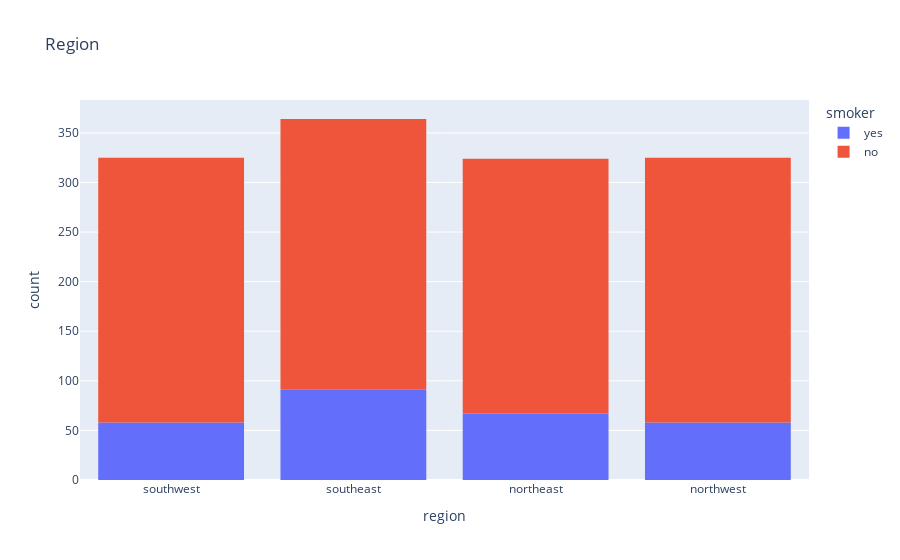
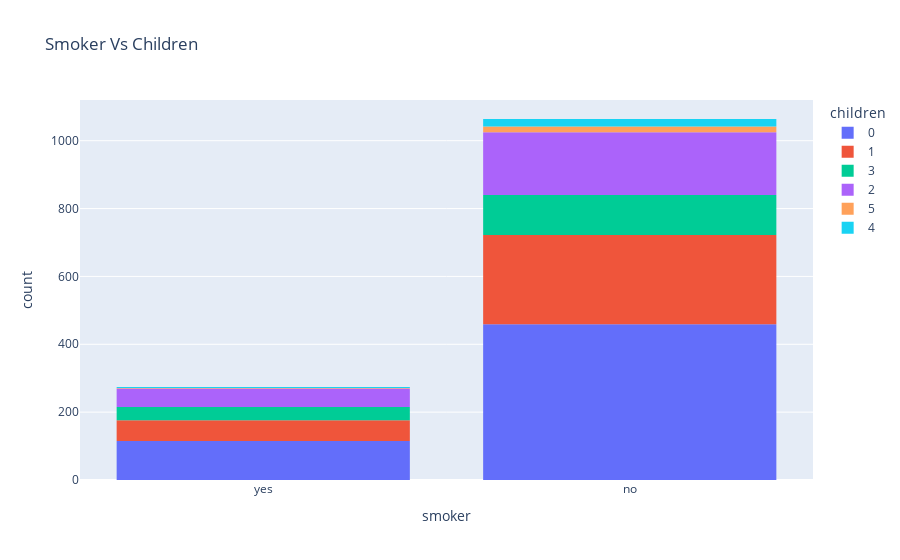

The notebook cell these images were saved under, in order:
### Markdown cell above
Summary:
* Around 20% of the customers have been reported to be smokers.
* More smokers amongst the males than females.

### Code cell
px.histogram(df, x="region", color="smoker", title="Region").show()
px.histogram(df, x="smoker", color="children", title="Smoker Vs Children").show()

### Figure 1 — Plotly figure (JSON) as saved in the notebook; plotly's stock layout.template omitted (floating-point values rounded to 4 significant figures; data arrays with more than 128 entries replaced by an {"elided": "..."} marker saying what was removed)
{"data": [{"alignmentgroup": "True", "bingroup": "x", "hovertemplate": "smoker=yes<br>region=%{x}<br>count=%{y}<extra></extra>", "legendgroup": "yes", "marker": {"color": "#636efa", "pattern": {"shape": ""}}, "name": "yes", "offsetgroup": "yes", "orientation": "v", "showlegend": true, "type": "histogram", "x": {"elided": "274 str values"}, "xaxis": "x", "yaxis": "y"}, {"alignmentgroup": "True", "bingroup": "x", "hovertemplate": "smoker=no<br>region=%{x}<br>count=%{y}<extra></extra>", "legendgroup": "no", "marker": {"color": "#EF553B", "pattern": {"shape": ""}}, "name": "no", "offsetgroup": "no", "orientation": "v", "showlegend": true, "type": "histogram", "x": {"elided": "1064 str values"}, "xaxis": "x", "yaxis": "y"}], "layout": {"barmode": "relative", "legend": {"title": {"text": "smoker"}, "tracegroupgap": 0}, "title": {"text": "Region"}, "xaxis": {"anchor": "y", "domain": [0, 1], "title": {"text": "region"}}, "yaxis": {"anchor": "x", "domain": [0, 1], "title": {"text": "count"}}}}

### Figure 2 — Plotly figure (JSON) as saved in the notebook; plotly's stock layout.template omitted (floating-point values rounded to 4 significant figures; data arrays with more than 128 entries replaced by an {"elided": "..."} marker saying what was removed)
{"data": [{"alignmentgroup": "True", "bingroup": "x", "hovertemplate": "children=0<br>smoker=%{x}<br>count=%{y}<extra></extra>", "legendgroup": "0", "marker": {"color": "#636efa", "pattern": {"shape": ""}}, "name": "0", "offsetgroup": "0", "orientation": "v", "showlegend": true, "type": "histogram", "x": {"elided": "574 str values"}, "xaxis": "x", "yaxis": "y"}, {"alignmentgroup": "True", "bingroup": "x", "hovertemplate": "children=1<br>smoker=%{x}<br>count=%{y}<extra></extra>", "legendgroup": "1", "marker": {"color": "#EF553B", "pattern": {"shape": ""}}, "name": "1", "offsetgroup": "1", "orientation": "v", "showlegend": true, "type": "histogram", "x": {"elided": "324 str values"}, "xaxis": "x", "yaxis": "y"}, {"alignmentgroup": "True", "bingroup": "x", "hovertemplate": "children=3<br>smoker=%{x}<br>count=%{y}<extra></extra>", "legendgroup": "3", "marker": {"color": "#00cc96", "pattern": {"shape": ""}}, "name": "3", "offsetgroup": "3", "orientation": "v", "showlegend": true, "type": "histogram", "x": {"elided": "157 str values"}, "xaxis": "x", "yaxis": "y"}, {"alignmentgroup": "True", "bingroup": "x", "hovertemplate": "children=2<br>smoker=%{x}<br>count=%{y}<extra></extra>", "legendgroup": "2", "marker": {"color": "#ab63fa", "pattern": {"shape": ""}}, "name": "2", "offsetgroup": "2", "orientation": "v", "showlegend": true, "type": "histogram", "x": {"elided": "240 str values"}, "xaxis": "x", "yaxis": "y"}, {"alignmentgroup": "True", "bingroup": "x", "hovertemplate": "children=5<br>smoker=%{x}<br>count=%{y}<extra></extra>", "legendgroup": "5", "marker": {"color": "#FFA15A", "pattern": {"shape": ""}}, "name": "5", "offsetgroup": "5", "orientation": "v", "showlegend": true, "type": "histogram", "x": ["no", "no", "no", "no", "no", "no", "no", "no", "no", "no", "no", "no", "no", "yes", "no", "no", "no", "no"], "xaxis": "x", "yaxis": "y"}, {"alignmentgroup": "True", "bingroup": "x", "hovertemplate": "children=4<br>smoker=%{x}<br>count=%{y}<extra></extra>", "legendgroup": "4", "marker": {"color": "#19d3f3", "pattern": {"shape": ""}}, "name": "4", "offsetgroup": "4", "orientation": "v", "showlegend": true, "type": "histogram", "x": ["no", "no", "no", "no", "no", "no", "no", "no", "no", "yes", "yes", "no", "no", "no", "no", "no", "no", "no", "no", "no", "no", "no", "no", "yes", "no"], "xaxis": "x", "yaxis": "y"}], "layout": {"barmode": "relative", "legend": {"title": {"text": "children"}, "tracegroupgap": 0}, "title": {"text": "Smoker Vs Children"}, "xaxis": {"anchor": "y", "domain": [0, 1], "title": {"text": "smoker"}}, "yaxis": {"anchor": "x", "domain": [0, 1], "title": {"text": "count"}}}}
